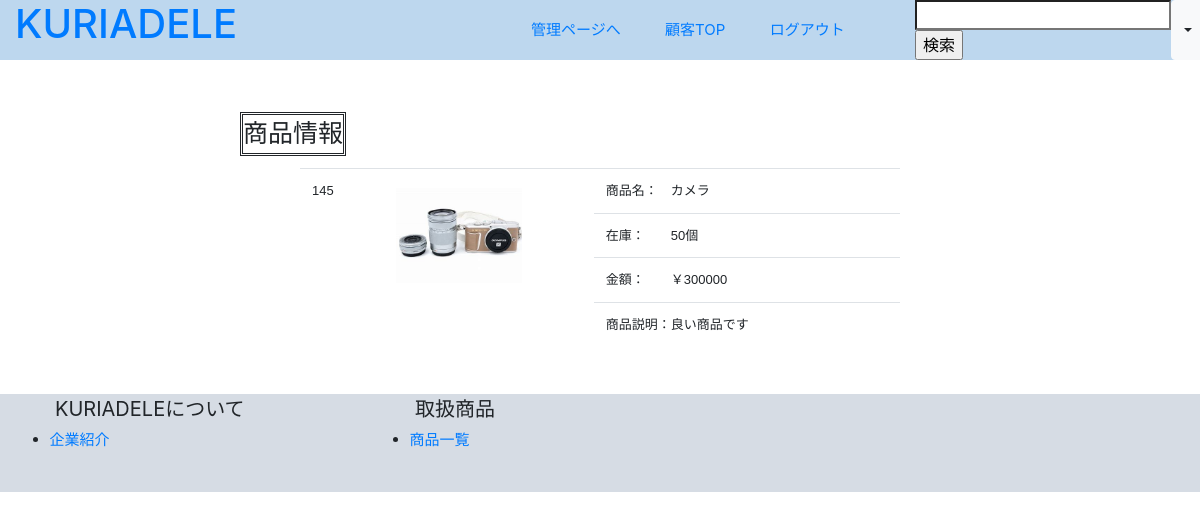
/admin_buy.php?id=145 (signed in), run on an earlier commit of the app's database.
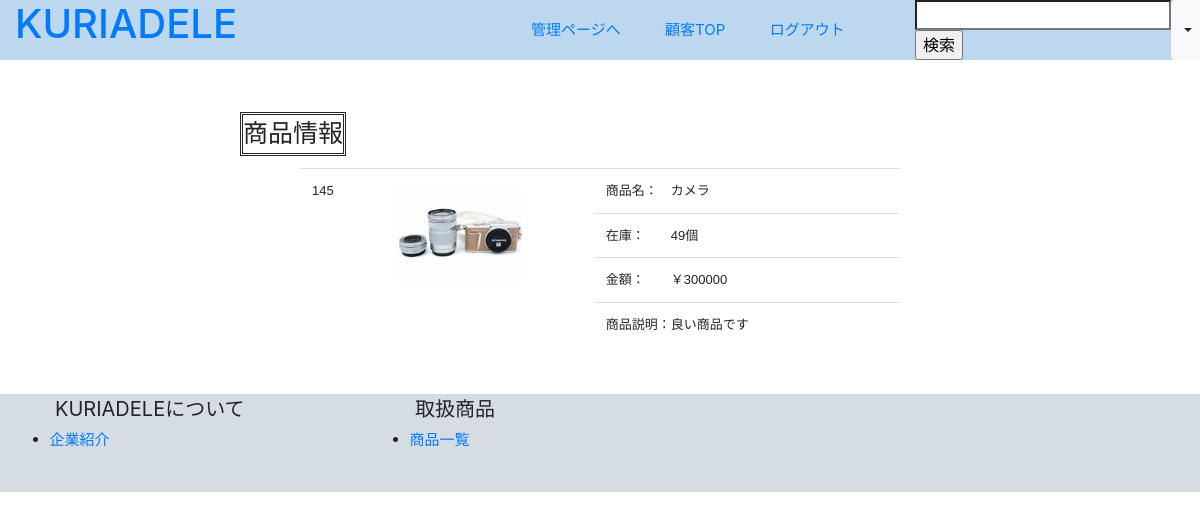
And on a later commit of the database.
### tables this page shows
CREATE TABLE `items` (
  `id` int(11) NOT NULL AUTO_INCREMENT,
  `name` varchar(255) NOT NULL,
  `image` varchar(255) NOT NULL,
  `price` int(11) NOT NULL,
  `stock` int(11) NOT NULL,
  `description` varchar(1000) NOT NULL,
  `created_at` timestamp NOT NULL DEFAULT CURRENT_TIMESTAMP ON UPDATE CURRENT_TIMESTAMP,
  `flag` int(11) NOT NULL,
  PRIMARY KEY (`id`)
);

### admin_buy.php (called while the page is built, shortened)
<?php
    require_once 'daos/item_dao.php';
    $id = null;
    if(isset($_GET['id'])){
        $id = $_GET['id'];
    }
    $item = ItemDAO::get_item_by_id($id);
    include_once 'admin_views/admin_buy_view.php';
?>

### daos/item_dao.php (called while the page is built, shortened)
<?php
    class ItemDAO extends DAO{
        public static function get_item_by_id($id){
            $pdo = null;
            $stmp = null;
            try{
                $pdo = self::get_connection();
                $stmt = $pdo->prepare('SELECT * FROM items WHERE id=:id');
                $stmt->bindParam(':id', $id , PDO::PARAM_INT);
                $stmt->execute();
                $stmt->setFetchMode(PDO::FETCH_CLASS|PDO::FETCH_PROPS_LATE, 'Item');
                $item = $stmt->fetch();
                return $item;
            }catch(PDOException $e){
                return null;
            }finally{
                self::close_connection($pdo, $stmp);
            }
        }
    }
?>

### admin_views/admin_buy_view.php (the view, shortened to what this page needs)
<!doctype html>
<html lang='ja'>
    <head>
        <link rel='stylesheet' href='index.css'>
        <link rel="stylesheet" href="https://stackpath.bootstrapcdn.com/bootstrap/4.5.2/css/bootstrap.min.css">
    </head>
    <body>
        <div class='container-fluid header fixed-top'>
            <div class='row'>
                <span class='col-lg-2 col-md-2 col-auto'>
                    <a href='admin_index.php'><h1>KURIADELE</h1></a>
                </span>
                <span class='col-lg-7 col-md-5 d-none d-lg-block span_a'>
                    <a href='administrator.php' class='span_b'>管理ページへ</a>
                    <a href='index.php' class='span_b'>顧客TOP</a>
                    <a href='admin_logout.php' class='span_b'>ログアウト</a>
                </span>
                <div class='col-lg-3 col-md-5 col-auto span_c'>
                    <form method='GET' action='admin_search.php'>
                        <input type='search' name='name'/>
                        <input type='submit' value='検索'/>
                    </form>
                    <button type="button" class="btn btn-light dropdown-toggle d-none d-sm-block" data-toggle="dropdown"></button>
                </div>
            </div>
        </div>
        <p class='body'>
            <p class='customer'>商品情報</p>
            <table class='container-fluid table col-lg-6'>
                <div class='row'>
                    <tbody>
                        <tr>
                            <td class='table_td'><?= $item->id ?></td>
                            <td class='table_img'><img src='upload/items/<?= $item->image ?>' class='img_td'></img></td>
                            <td class='table_td'>商品名：&emsp;<?= $item->name ?></td>
                            <td class='table_td'>在庫：&emsp;&emsp;<?= $item->stock ?>個</td>
                            <td class='table_td'>金額：&emsp;&emsp;￥<?= $item->price ?></td>
                            <td class='table_td'>商品説明：<?= $item->description ?></td>
                        </tr>
                    </tbody>
                </div>
            </table>
        </p>
        <div class='container-fluid footer'>
            <div class='row'>
            <ul><span class='col-lg-4'>KURIADELEについて</span><br>
                <li><a href='admin_company.php'>企業紹介</a></li>
            </ul>
            <ul><span class='col-lg-4'>取扱商品</span>
                <li><a href='admin_product.php'>商品一覧</a></li>
            </ul>
        </div>
    </body>
</html>

What changed in the data, as far as the page shows it:
changed items "カメラ": stock "50" → "49"
